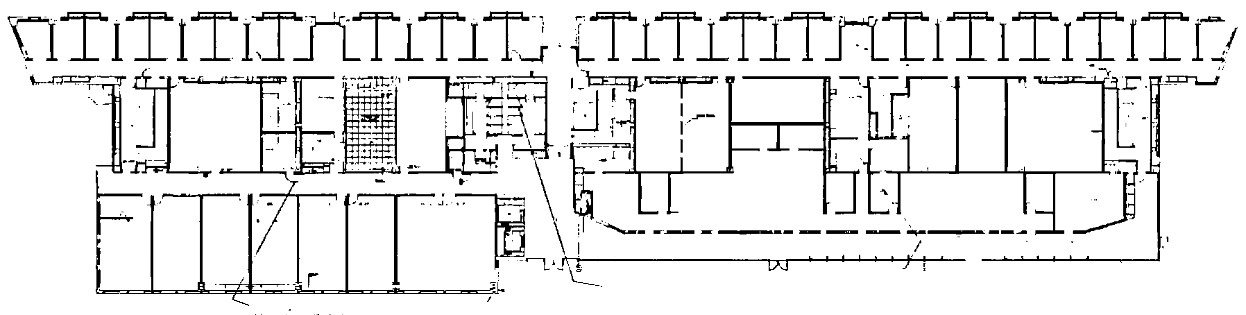
#> input picture cv-floorplan/hough/img/reassembled_E2_2.png, 1246 x 315 px
$ jupyter execute export_hough.ipynb
#> lines starting #> are read from the running program, lines starting #| are printed output that depends on the picture; long printed decimals are rounded
[cell 1]
import cv2 as cv
import numpy as np
import math
import matplotlib.pyplot as plt
import random

# ------------
# ------------
filename = 'img/reassembled_E2_2.png'
src = cv.imread(filename, cv.IMREAD_GRAYSCALE)
#> src is the input picture: shape (315, 1246); min 0, max 255, mean 231
if src is None:
    print('Error opening image!')
    print('Usage: hough_lines.py [image_name] \n')
    exit()

# Resize the image to make it square
max_dim = max(src.shape[:2])
#> max_dim = 1246
src_square = cv.resize(src, (max_dim, max_dim), interpolation=cv.INTER_LINEAR)
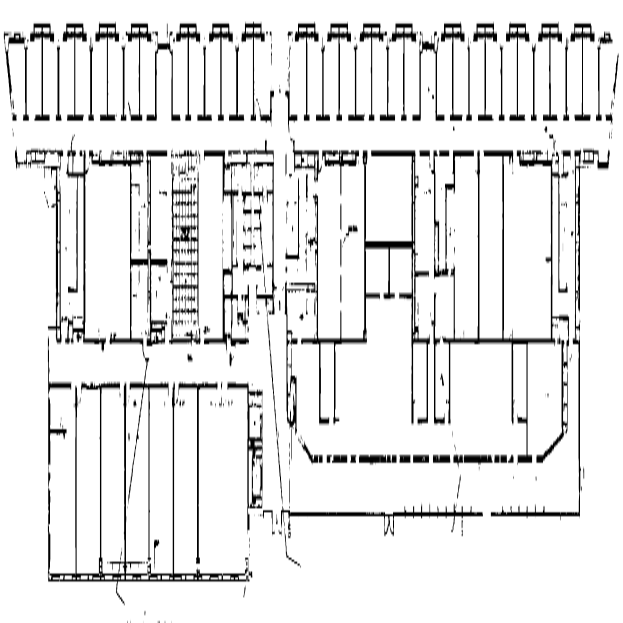
#> src_square: shape (1246, 1246) (shown at 1/2 size); min 0, max 255, mean 231

# Apply morphological opening
kernel = np.ones((5,5),np.uint8)
src_square = cv.morphologyEx(src_square, cv.MORPH_OPEN, kernel, iterations=3)
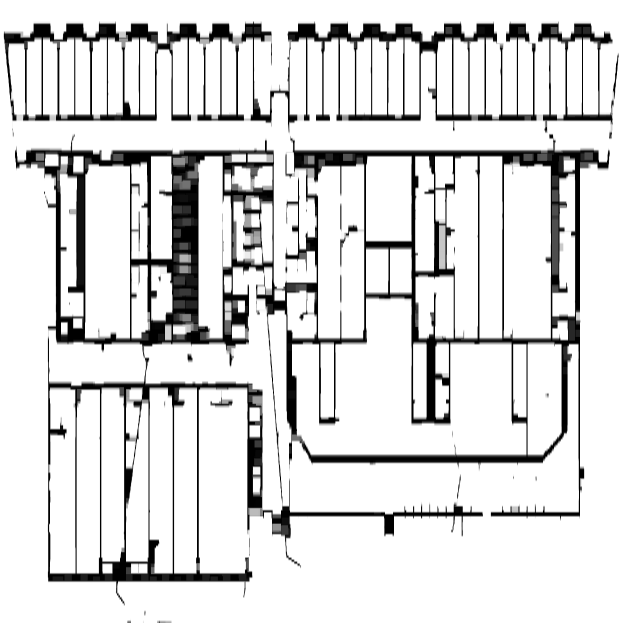
#> src_square: shape (1246, 1246) (shown at 1/2 size); min 0, max 255, mean 219.2

# Display the result
plt.figure(figsize=(10, 10))
plt.imshow(src_square)
plt.axis('off')
plt.tight_layout()
plt.show()

# Edge detection
dst = cv.Canny(src_square, 50, 200, None, 3)
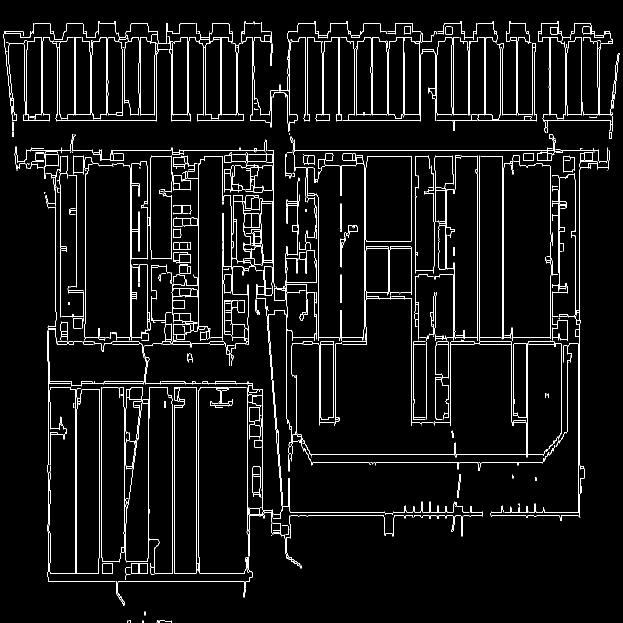
#> dst: shape (1246, 1246) (shown at 1/2 size); 4.4% white in thin lines or dots

# Convert to BGR image for display
cdst = cv.cvtColor(dst, cv.COLOR_GRAY2BGR)
#> cdst: shape (1246, 1246, 3); 4.4% white in thin lines or dots

# Detect lines in the entire image
lines = cv.HoughLines(dst, 0.1, np.pi / 180, max_dim//10, None, 0, 0)
#> lines = 199 rows, first 8: [300, 1.57], [240, 1.57], [228, 1.57], [1159, 0], [74, 1.57], [1031, 1.57], [47, 1.57], [675, 1.57]
all_lines = []
if lines is not None:
    for line in lines:
        rho, theta = line[0]
        a = math.cos(theta)
        b = math.sin(theta)
        x0 = a * rho
        y0 = b * rho
        max_len = int(np.sqrt(2) * max_dim)
        pt1 = (int(x0 + max_len*(-b)), int(y0 + max_len*(a)))
        pt2 = (int(x0 - max_len*(-b)), int(y0 - max_len*(a)))
        all_lines.append((pt1, pt2, theta))
#> this loop made 199 passes
#> (rho, theta, a, b, x0, y0, pt1, pt2) on passes 1 to 3: (300, 1.57, -4.37e-08, 1, -1.31e-05, 300, (-1762, 299), (1761, 300)), (240, 1.57, -4.37e-08, 1, -1.05e-05, 240, (-1762, 239), (1761, 240)), (228, 1.57, -4.37e-08, 1, -9.97e-06, 228, (-1762, 227), (1761, 228))
#> after the loop, all_lines = 199 items

# Non-maximum suppression
strong_lines = np.zeros([len(all_lines),1,2])
#> strong_lines = 199 rows, first 8: [0, 0], [0, 0], [0, 0], [0, 0], [0, 0], [0, 0], [0, 0], [0, 0]
n2 = 0
for n1 in range(0, len(all_lines)):
    pt1, pt2, theta = all_lines[n1]
    rho = abs((pt2[1] - pt1[1]) * pt1[0] - (pt2[0] - pt1[0]) * pt1[1]) / np.sqrt((pt2[1] - pt1[1])**2 + (pt2[0] - pt1[0])**2)
    if n1 == 0:
        strong_lines[n2] = [[rho, theta]]
        n2 = n2 + 1
    else:
        if rho < 0:
            rho *= -1
            theta -= np.pi
        closeness_rho = np.isclose(rho, strong_lines[0:n2,0,0], atol=10)  # Decrease atol for rho
        closeness_theta = np.isclose(theta, strong_lines[0:n2,0,1], atol=np.pi/45)  # Decrease atol for theta
        closeness = np.all([closeness_rho, closeness_theta], axis=0)
        if not any(closeness):
            strong_lines[n2] = [[rho, theta]]
            n2 = n2 + 1
#> this loop made 199 passes
#> (pt1, pt2, theta, rho, closeness_rho, closeness_theta, closeness) on passes 2 to 4: ((-1762, 239), (1761, 240), 1.57, 239.5, [False], [True], [False]), ((-1762, 227), (1761, 228), 1.57, 227.5, [False, False], [True, True], [False, False]), ((1159, 1762), (1159, -1762), 0, 1159, [False, False, False], [False, False, False], [False, False, False])
#> (pt1, pt2, theta, rho, closeness_theta) on passes 10 to 11: ((-1762, 1023), (1761, 1024), 1.57, 1023.5, [True, True, True, False, True, True, True, True, True]), ((-1762, 682), (1761, 683), 1.57, 682.5, [True, True, True, False, True, True, True, True, True])

print(strong_lines[:n2])
#> (printed output is left out)
# Export the unique lines to a text file
with open('hough_lines.txt', 'w') as file:
    for line in strong_lines[:n2]:
        rho, theta = line[0]
        file.write(f"{rho}, {theta}\n")
#> this loop made 82 passes
#> line on passes 1 to 12: [[299.5, 1.57]], [[239.5, 1.57]], [[227.5, 1.57]], [[1159, 0]], [[73.5, 1.57]], [[1030.5, 1.57]], [[46.5, 1.57]], [[674.5, 1.57]], [[687.5, 1.57]], [[345, 0]], [[908.5, 1.57]], [[924.5, 1.57]]

print(f"Exported {len(strong_lines[:n2])} unique Hough lines to 'hough_lines.txt'.")
#| Exported 82 unique Hough lines to 'hough_lines.txt'.
cdst_copy = cdst.copy()

# Draw lines on the image
for line in strong_lines[:n2]:
    rho, theta = line[0]
    a = math.cos(theta)
    b = math.sin(theta)
    x0 = a * rho
    y0 = b * rho
    max_len = int(np.sqrt(2) * max_dim)
    pt1 = (int(x0 + max_len*(-b)), int(y0 + max_len*(a)))
    pt2 = (int(x0 - max_len*(-b)), int(y0 - max_len*(a)))
    angle_deg = theta * 180 / np.pi
    tolerance = 0.1  # Adjust tolerance as needed
    if (abs(angle_deg) <= tolerance) or (abs(abs(angle_deg) - 90) <= tolerance) or (abs(abs(angle_deg) - 180) <= tolerance) or (abs(abs(angle_deg) - 270) <= tolerance):
        # color = (random.randint(0, 255), random.randint(0, 255), random.randint(0, 255))
        color  = (0, 0, 255)
        cv.line(cdst, pt1, pt2, color, 7, cv.LINE_AA)
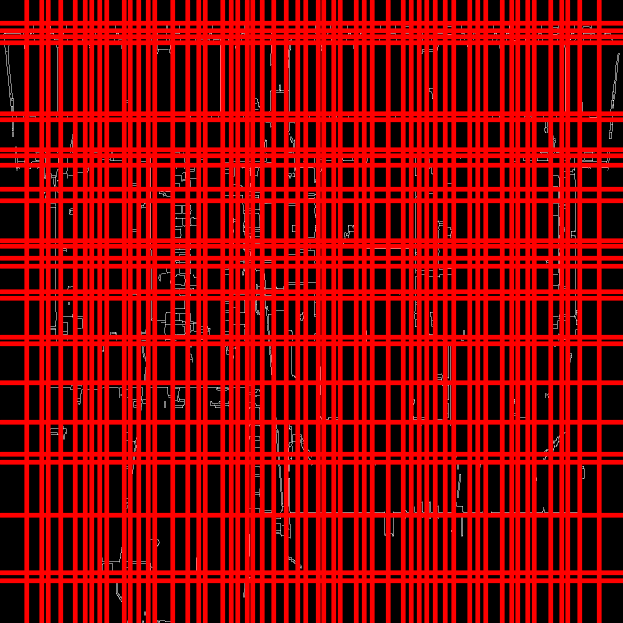
#> cdst: shape (1246, 1246, 3) (shown at 1/2 size); mean B, G, R 2, 2, 139

# Display the result
plt.figure(figsize=(10, 10))
plt.imshow(cdst)
plt.axis('off')
plt.tight_layout()
plt.show()

# Accumulate all points from each line found by Hough transform
all_hough_points = []


# Create a blank white image
blank_image = np.full((max_dim, max_dim, 3), (255, 255, 255), dtype=np.uint8)

for y in range(cdst.shape[0]):
    for x in range(cdst.shape[1]):
        if np.array_equal(cdst[y, x], [0, 0, 255]):
            all_hough_points.append((x, y))

# [8 lines of commented-out code are left out]

for x, y in all_hough_points:
    if y+1 in range(cdst_copy.shape[0]) and y-1 in range(cdst_copy.shape[0]) and x+1 in range(cdst_copy.shape[0]) and x-1 in range(cdst_copy.shape[0]) :
        if np.array_equal(cdst_copy[y, x], [255, 255, 255]):
            cdst_copy[y,x] = (0,0,255)
            cdst_copy[y+1,x+1] = (0,0,255)
            cdst_copy[y+1,x-1] = (0,0,255)
            cdst_copy[y-1,x-1] = (0,0,255)
            cdst_copy[y-1,x+1] = (0,0,255)
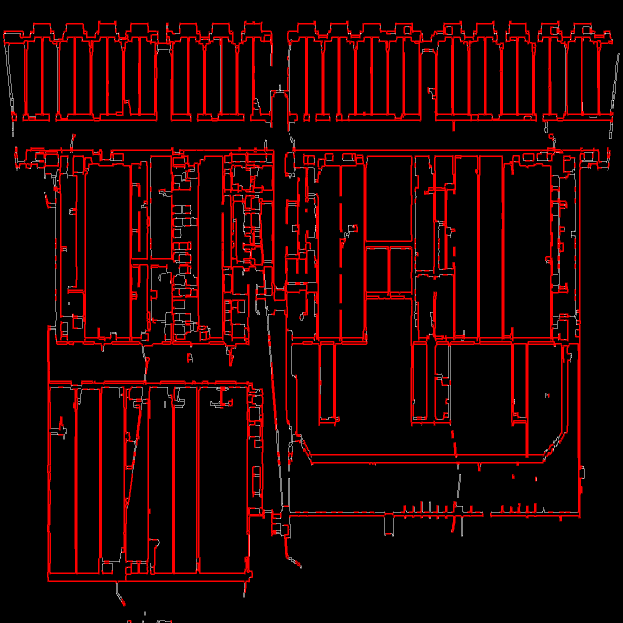
#> cdst_copy: shape (1246, 1246, 3) (shown at 1/2 size); mean B, G, R 2.1, 2.1, 28.5

# Show the result
plt.figure(figsize=(10, 10))
plt.imshow(cdst_copy)
plt.axis('off')
plt.show()

print(src.shape)
#| (315, 1246)
final_image = cv.resize(cdst_copy, (src.shape[1], src.shape[0]), interpolation=cv.INTER_LINEAR)
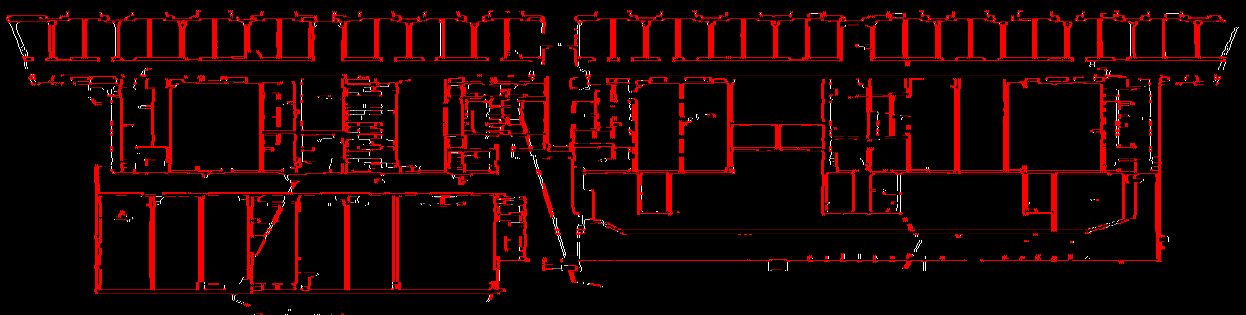
#> final_image: shape (315, 1246, 3); mean B, G, R 1.4, 1.4, 26.7

# Show the result
plt.figure(figsize=(10, 10))
plt.imshow(final_image)
plt.axis('off')
plt.show()

print(strong_lines[:n2])
#> (printed output is left out)

$ run again, with cv-floorplan/hough/img/E2_2_tile.png copied over cv-floorplan/hough/img/reassembled_E2_2.png
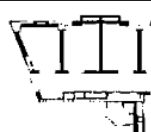
#> input picture cv-floorplan/hough/img/E2_2_tile.png, 151 x 132 px
#> `dst = cv.Canny(src_square, 50, 200, None, 3)`:
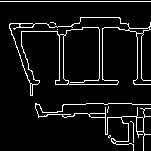
#> dst: shape (151, 151); 7.3% white in thin lines or dots
#> lines = 49 rows, first 8: [1, 1.57], [84, 1.57], [137, 0], [27, 1.57], [102, 0], [99, 0], [80, 1.57], [141, 0]
#> the loop `for line in lines:` made 49 passes
#> (rho, theta, a, b, x0, y0, pt1, pt2) on passes 2 to 8: (84, 1.57, -4.37e-08, 1, -3.67e-06, 84, (-213, 83), (212, 84)), (137, 0, 1, 0, 137, 0, (137, 213), (137, -213)), (27, 1.57, -4.37e-08, 1, -1.18e-06, 27, (-213, 26), (212, 27)), (102, 0, 1, 0, 102, 0, (102, 213), (102, -213)), (99, 0, 1, 0, 99, 0, (99, 213), (99, -213)), (80, 1.57, -4.37e-08, 1, -3.5e-06, 80, (-213, 79), (212, 80)), (141, 0, 1, 0, 141, 0, (141, 213), (141, -213))
#> after the loop `for line in lines:`: all_lines = 49 items
#> strong_lines = 49 rows, first 8: [0, 0], [0, 0], [0, 0], [0, 0], [0, 0], [0, 0], [0, 0], [0, 0]
#> the loop `for n1 in range(0, len(all_lines)):` made 49 passes
#> (pt1, pt2, theta, rho, closeness_rho, closeness_theta, closeness) on passes 2 to 4: ((-213, 83), (212, 84), 1.57, 83.5, [False], [True], [False]), ((137, 213), (137, -213), 0, 137, [False, False], [False, False], [False, False]), ((-213, 26), (212, 27), 1.57, 26.5, [False, False, False], [True, True, False], [False, False, False])
#| [[[  0.5012   1.571]]
#|  [[ 83.501   1.571]]
#|  [[137.           0.        ]]
#|  [[ 26.501   1.571]]
#|  [[102.           0.        ]]
#|  [[ 59.           0.        ]]
#> (further printed lines are left out)
#> the loop `for line in strong_lines[:n2]:` made 13 passes
#> line on passes 1 to 8: [[0.501, 1.57]], [[83.5, 1.57]], [[137, 0]], [[26.5, 1.57]], [[102, 0]], [[59, 0]], [[103.5, 1.57]], [[115.5, 1.57]]
#| Exported 13 unique Hough lines to 'hough_lines.txt'.
#| (132, 151)
#> `final_image = cv.resize(cdst_copy, (src.shape[1], src.shape[0]), inter..`:
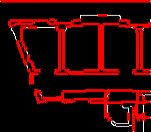
#> final_image: shape (132, 151, 3); mean B, G, R 2.4, 2.4, 48.9
#| [[[  0.5012   1.571]]
#|  [[ 83.501   1.571]]
#|  [[137.           0.        ]]
#|  [[ 26.501   1.571]]
#|  [[102.           0.        ]]
#|  [[ 59.           0.        ]]
#> (further printed lines are left out)

$ run again, with cv-floorplan/hough/img/E2_2_tile2.png copied over cv-floorplan/hough/img/reassembled_E2_2.png
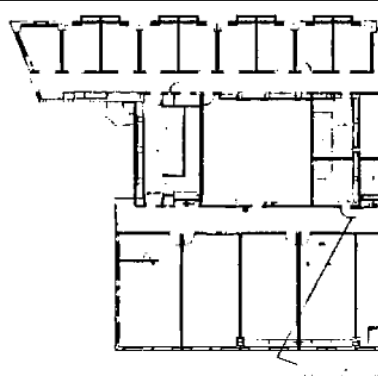
#> input picture cv-floorplan/hough/img/E2_2_tile2.png, 378 x 376 px
#> `dst = cv.Canny(src_square, 50, 200, None, 3)`:
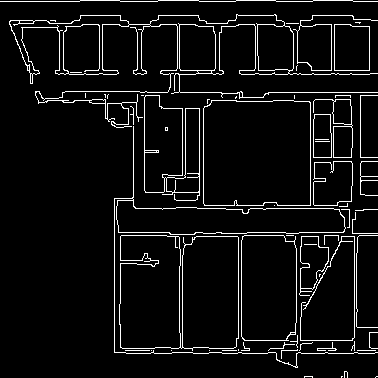
#> dst: shape (378, 378); 6% white in thin lines or dots
#> lines = 87 rows, first 8: [1, 1.57], [70, 1.57], [92, 1.57], [74, 1.57], [182, 0], [353, 1.57], [114, 0], [24, 1.57]
#> the loop `for line in lines:` made 87 passes
#> (rho, theta, a, b, x0, y0, pt1, pt2) on passes 2 to 7: (70, 1.57, -4.37e-08, 1, -3.06e-06, 70, (-534, 69), (533, 70)), (92, 1.57, -4.37e-08, 1, -4.02e-06, 92, (-534, 91), (533, 92)), (74, 1.57, -4.37e-08, 1, -3.23e-06, 74, (-534, 73), (533, 74)), (182, 0, 1, 0, 182, 0, (182, 534), (182, -534)), (353, 1.57, -4.37e-08, 1, -1.54e-05, 353, (-534, 352), (533, 353)), (114, 0, 1, 0, 114, 0, (114, 534), (114, -534))
#> after the loop `for line in lines:`: all_lines = 87 items
#> strong_lines = 87 rows, first 8: [0, 0], [0, 0], [0, 0], [0, 0], [0, 0], [0, 0], [0, 0], [0, 0]
#> the loop `for n1 in range(0, len(all_lines)):` made 87 passes
#> (pt1, pt2, theta, rho, closeness_rho, closeness_theta, closeness) on passes 2 to 3: ((-534, 69), (533, 70), 1.57, 69.5, [False], [True], [False]), ((-534, 91), (533, 92), 1.57, 91.5, [False, False], [True, True], [False, False])
#> (printed output is left out)
#> the loop `for line in strong_lines[:n2]:` made 29 passes
#> line on passes 1 to 8: [[0.5, 1.57]], [[69.5, 1.57]], [[91.5, 1.57]], [[182, 0]], [[352.5, 1.57]], [[114, 0]], [[23.5, 1.57]], [[207.5, 1.57]]
#| Exported 29 unique Hough lines to 'hough_lines.txt'.
#| (376, 378)
#> `final_image = cv.resize(cdst_copy, (src.shape[1], src.shape[0]), inter..`:
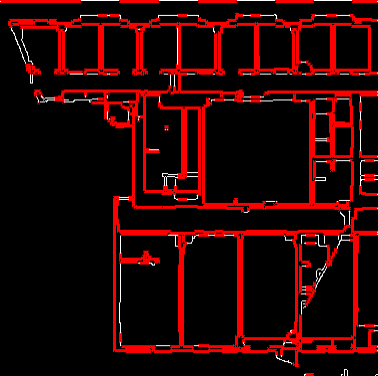
#> final_image: shape (376, 378, 3); mean B, G, R 2.9, 2.9, 39
#> (printed output is left out)

$ run again, with cv-floorplan/hough/img/reassembled_SE2.png copied over cv-floorplan/hough/img/reassembled_E2_2.png
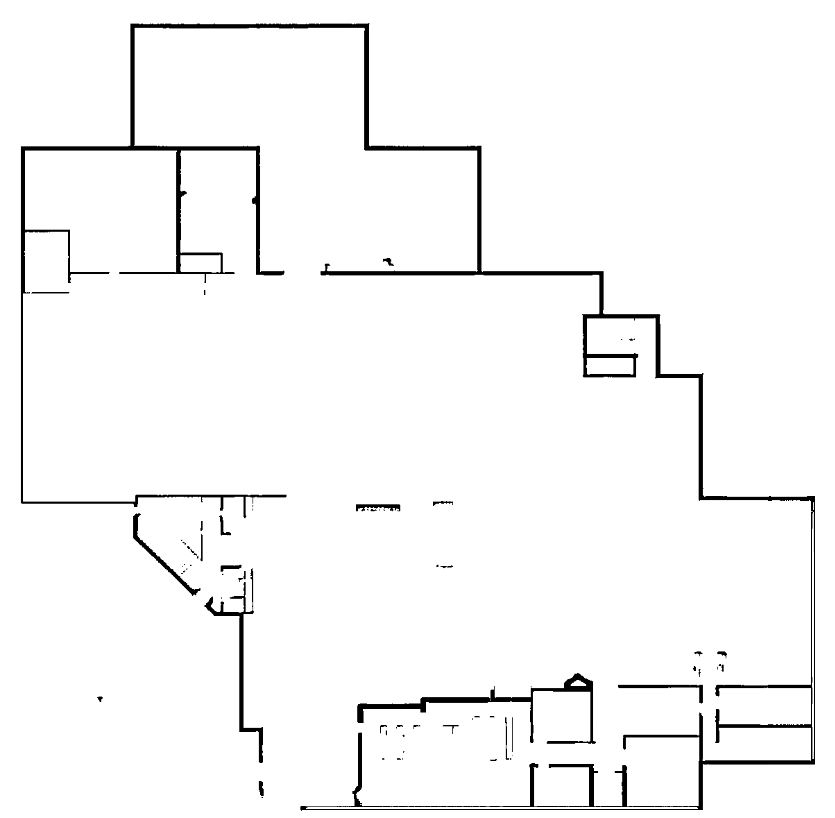
#> input picture cv-floorplan/hough/img/reassembled_SE2.png, 835 x 818 px
#> src is the input picture: shape (818, 835); min 0, max 255, mean 247.3
#> `dst = cv.Canny(src_square, 50, 200, None, 3)`:
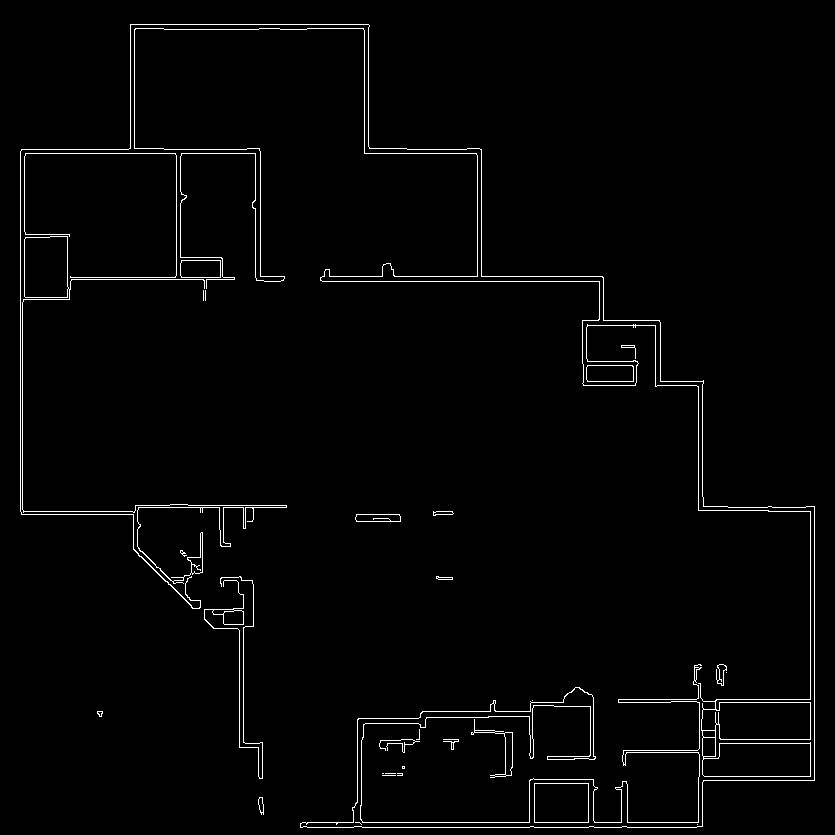
#> dst: shape (835, 835); 1.8% white in thin lines or dots
#> lines = 48 rows, first 8: [822, 1.57], [827, 1.57], [20, 0], [153, 1.57], [281, 1.57], [276, 1.57], [814, 0], [810, 0]
#> the loop `for line in lines:` made 48 passes
#> (rho, theta, a, b, x0, y0, pt1, pt2) on passes 1 to 6: (822, 1.57, -4.37e-08, 1, -3.59e-05, 822, (-1180, 821), (1179, 822)), (827, 1.57, -4.37e-08, 1, -3.61e-05, 827, (-1180, 826), (1179, 827)), (20, 0, 1, 0, 20, 0, (20, 1180), (20, -1180)), (153, 1.57, -4.37e-08, 1, -6.69e-06, 153, (-1180, 152), (1179, 153)), (281, 1.57, -4.37e-08, 1, -1.23e-05, 281, (-1180, 280), (1179, 281)), (276, 1.57, -4.37e-08, 1, -1.21e-05, 276, (-1180, 275), (1179, 276))
#> after the loop `for line in lines:`: all_lines = 48 items
#> strong_lines = 48 rows, first 8: [0, 0], [0, 0], [0, 0], [0, 0], [0, 0], [0, 0], [0, 0], [0, 0]
#> the loop `for n1 in range(0, len(all_lines)):` made 48 passes
#> (pt1, pt2, theta, rho, closeness_rho, closeness_theta, closeness) on passes 2 to 4: ((-1180, 826), (1179, 827), 1.57, 826.5, [True], [True], [True]), ((20, 1180), (20, -1180), 0, 20, [False], [False], [False]), ((-1180, 152), (1179, 153), 1.57, 152.5, [False, False], [True, False], [False, False])
#> (printed output is left out)
#> the loop `for line in strong_lines[:n2]:` made 19 passes
#> line on passes 1 to 8: [[821.5, 1.57]], [[20, 0]], [[152.5, 1.57]], [[280.5, 1.57]], [[814, 0]], [[23.5, 1.57]], [[506.5, 1.57]], [[702, 0]]
#| Exported 19 unique Hough lines to 'hough_lines.txt'.
#> after the loop `for x, y in all_hough_points:`:
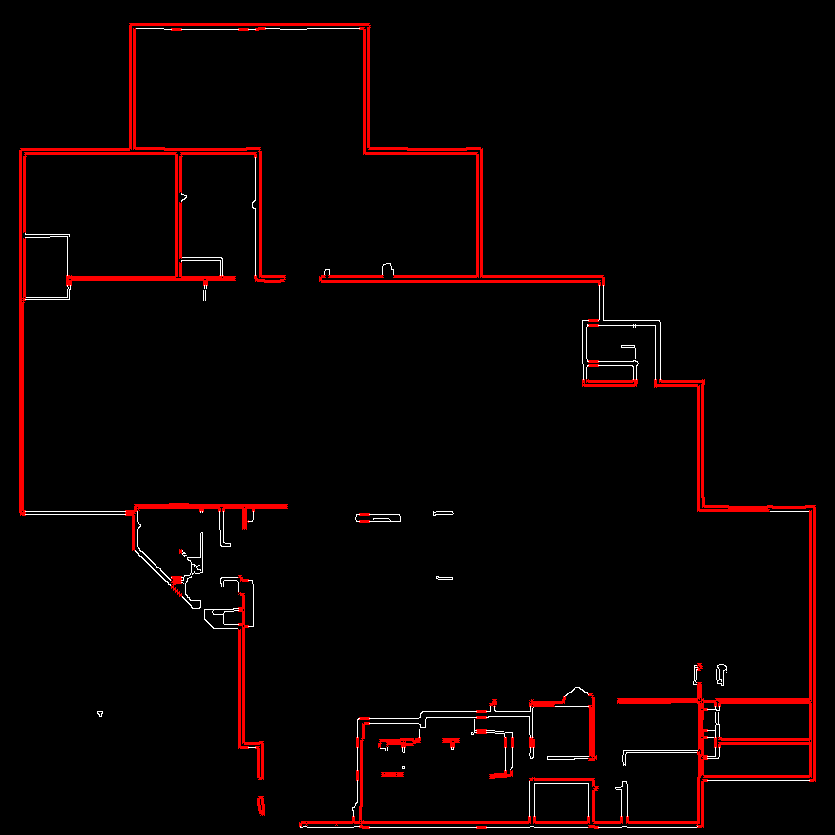
#> cdst_copy: shape (835, 835, 3); mean B, G, R 1.7, 1.7, 10.3
#| (818, 835)
#> (printed output is left out)
